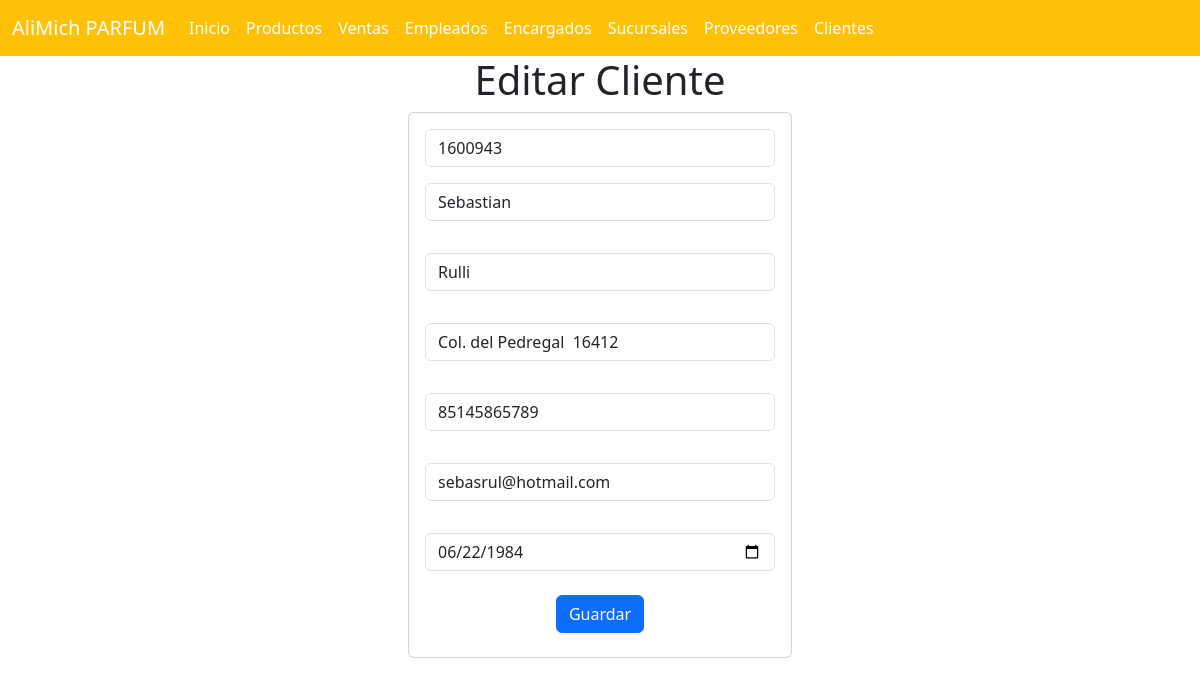
Screenshot of /cliente_app/seleccionarCliente/1600943 with the database file from the repository.
### cliente_app/models.py (models this page shows, shortened)
class Cliente(models.Model):
    id = models.IntegerField(primary_key=True)
    nombre = models.CharField(max_length=255)
    apellido = models.CharField(max_length=255)
    direccion = models.CharField(max_length=255)
    telefono = models.IntegerField()
    correo_electronico = models.CharField(max_length=255)
    fecha_de_nacimiento = models.DateField()

### cliente_app/views.py (the view)
# urls.py: path("seleccionarCliente/<id>",views.seleccionarCliente,name="seleccionarCliente"),
def seleccionarCliente(request, id):
    cliente = Cliente.objects.get(id=id)
    return render(request, "editarClientes.html", {"misclientes": cliente})

### cliente_app/templates/editarClientes.html (shortened to what this page needs)
{% extends "base.html" %}
{% load static %}
{% block cuerpo %}
<div class="row justify-content-center">
  <div class="col-sm-12 col-md-4 col-lg-4 col-xl-4">
    <h1>Editar Cliente</h1>
    <div class="card">
      <div class="card-body">
        <form action="{% url 'editarCliente' %}" method="POST">
          <div class="form-group">
            <input type="text" id="txtid" name="txtid" class="form-control" value="{{ misclientes.id }}" readonly required>
          </div>
          <div class="form-group py-3">
            <input type="text" id="txtnombre" name="txtnombre" class="form-control" value="{{ misclientes.nombre }}" maxlength="255" required>
          </div>
          <div class="form-group py-3">
            <input type="text" id="txtapellido" name="txtapellido" class="form-control" value="{{ misclientes.apellido }}" maxlength="255" required>
          </div>
          <div class="form-group py-3">
            <input type="text" id="txtdireccion" name="txtdireccion" class="form-control" value="{{ misclientes.direccion }}" maxlength="255" required>
          </div>
          <div class="form-group py-3">
            <input type="number" id="numtelefono" name="numtelefono" class="form-control" value="{{ misclientes.telefono }}" required>
          </div>
          <div class="form-group py-3">
            <input type="email" id="txtcorreo_electronico" name="txtcorreo_electronico" class="form-control" value="{{ misclientes.correo_electronico }}" maxlength="255" required>
          </div>
          <div class="form-group py-3">
            <input type="date" id="numfecha_nacimiento" name="numfecha_nacimiento" class="form-control" value="{{ misclientes.fecha_de_nacimiento|date:'Y-m-d' }}" required>
          </div>
          <div class="form-group py-2">
            <button type="submit" class="btn btn-primary">Guardar</button>
          </div>
        </form>
      </div>
    </div>
  </div>
</div>
{% endblock %}

### rows the page displays
Cliente: txtid "1600943", txtnombre "Sebastian", txtapellido "Rulli", txtdireccion "Col. del Pedregal 16412", numtelefono "85145865789", txtcorreo_electronico "sebasrul@hotmail.com", numfecha_nacimiento "06/22/1984"
